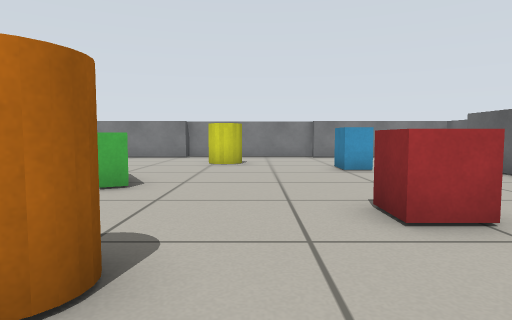
view 1 (above)

15 first-person views from a walk through a robot-simulator world made for Gazebo. The camera is 0.48 m above the floor, tilts 4° down and sees 75° across. The floor is counted in squares, 0.5 m on a side. Each view is taken from the middle of a square. On the plan, view 1 faces up. The plan holds only what a view shows up to about 12 squares ahead; the rest is blank.

view 2
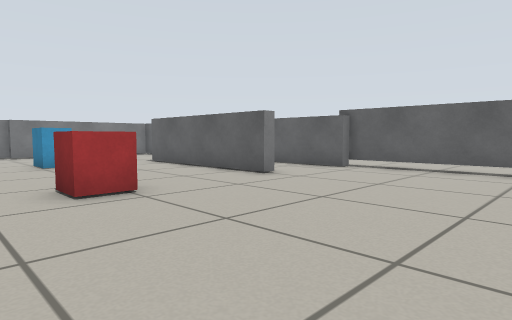

view 3
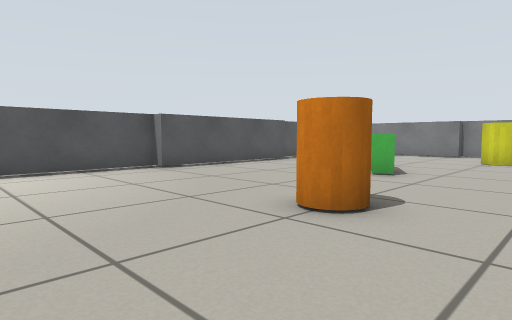

view 4
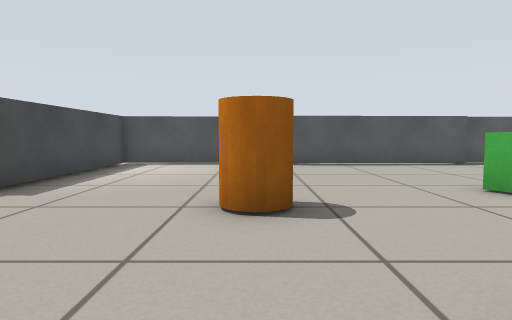

view 5
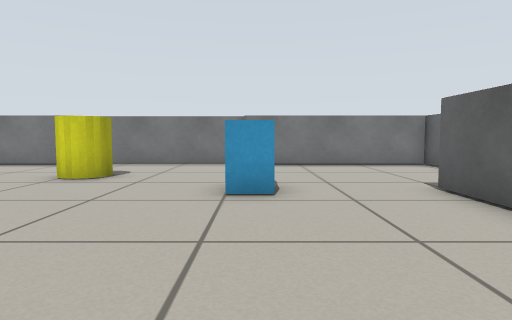

view 6
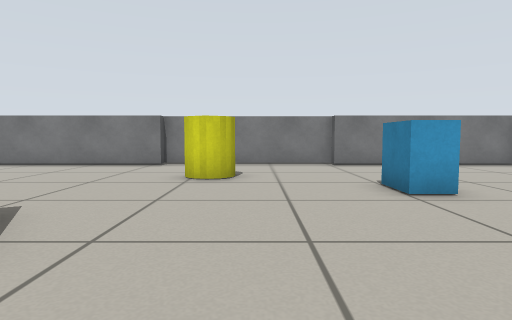

view 7
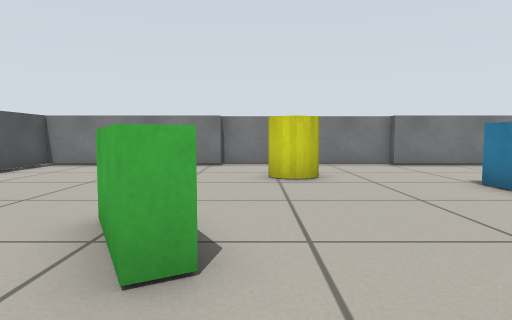

view 8
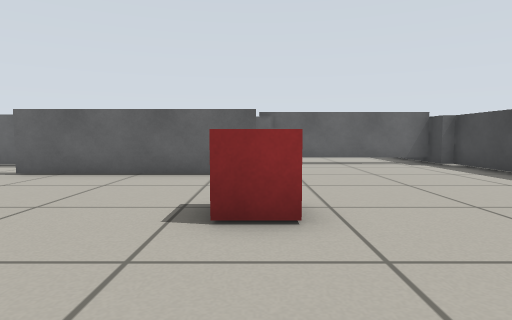

view 9
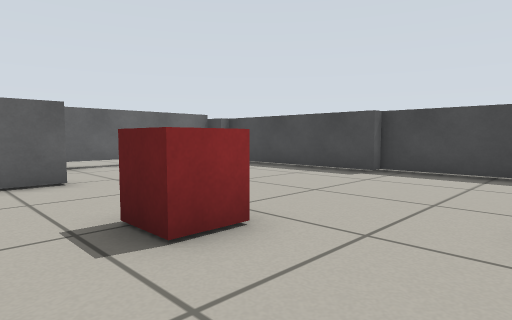

view 10
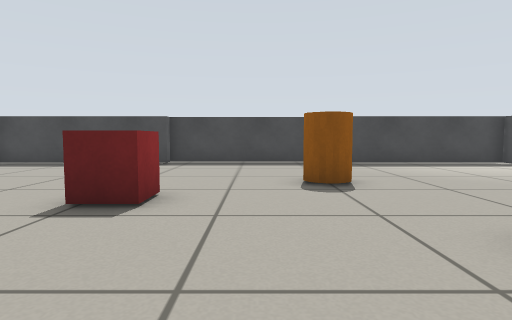

view 11
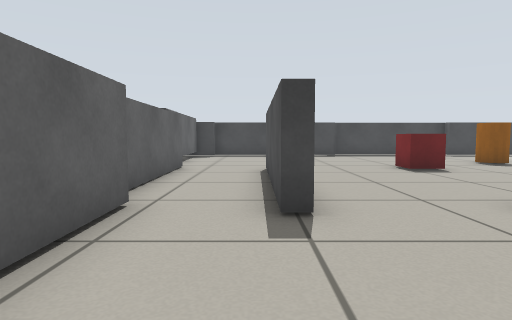

view 12
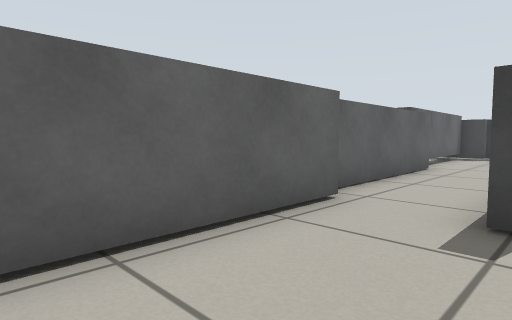

view 13
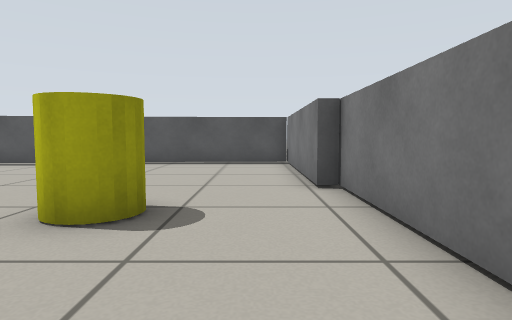

view 14
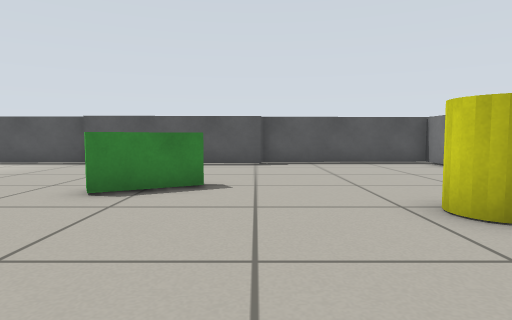

view 15
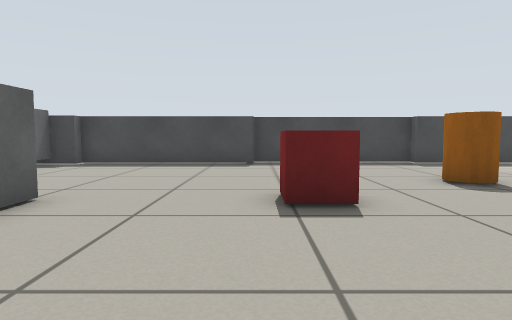

### Floor plan
Points are (right, up) in squares from view 1. A wall is a line through its corners. A room is listed if a view was taken in it or the views show most of it. See-through windows are left out.
Room 1 (views 1, 2, 3, 4, 5, 6, 7, 8, 9, 10, 11, 12, 13, 14, 15)
walls: (6.3, 4) (6.3, 10) (6.7, 10) (6.7, 4) (6.3, 4); (-8.4, 9.2) (-8.3, 3.2) (-8.7, 3.2) (-8.6, -2.6) (-2.6, -2.6); (3.1, -2.6) (9.1, -2.6); (-2.6, -3) (3.1, -3); (8.8, 9.3) (8.6, 15.1) (2.6, 15.1) (2.6, 15.6) (-3.2, 15.6) (-3.2, 15.1) (-9, 15.1) (-8.8, 9.2); (9, -2.1) (10.4, -2.1); (9.9, -2.1) (9.8, 3.6) (9.3, 3.6) (9.2, 8.7); (9.4, -2.7) (9.4, -2)
objects: green box (-4, 6) to (-3, 8); orange cylinder (-2, 2) to (-1, 2); yellow cylinder (-1, 12); red box (2, 4); cyan box (3, 10)

Positions as (right, up) in squares from view 1, and headings:
1: (0, 0), facing up
2: (0, -2), facing up-right
3: (1, -2), facing up-left
4: (3, 2), facing left
5: (3, 4), facing up
6: (0, 4), facing up
7: (-2, 4), facing up
8: (-2, 4), facing right
9: (-1, 6), facing down-right
10: (0, 9), facing down
11: (7, 14), facing down
12: (6, 14), facing down-right
13: (3, 14), facing left
14: (3, 9), facing left
15: (3, 9), facing down
